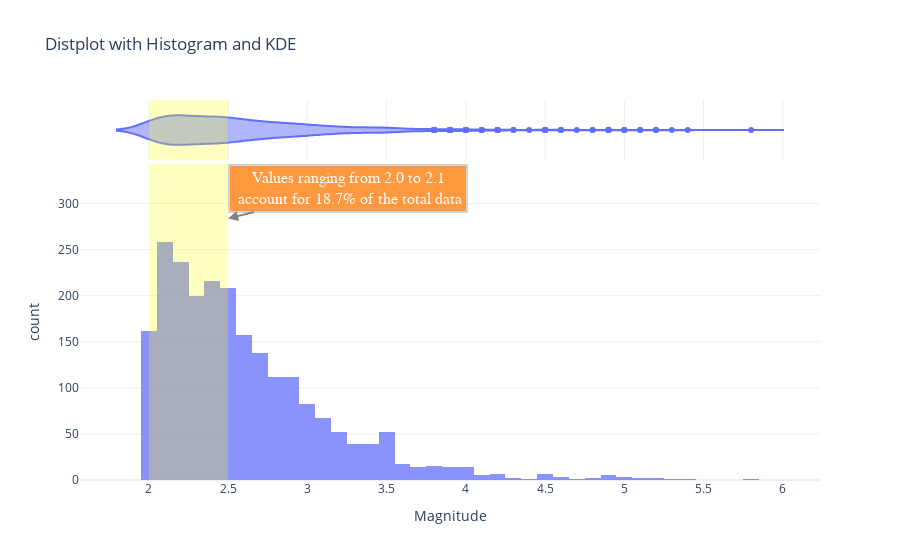

Notebook code cell kept with this figure:
### Code cell
count_max = df_korea.groupby('Magnitude')['Time'].count().max()*1.1
mag_min = df_korea['Magnitude'].min()
mag_max = mag_min+0.1

lower_bound = mag_min
upper_bound = mag_max

# 구간 내 값들의 비율 계산
within_range = df_korea[(df_korea['Magnitude'] >= lower_bound) & (df_korea['Magnitude'] <= upper_bound)]
percentage = round((within_range.shape[0] / df_korea.shape[0]) * 100,1)


anno_text = f'Values ranging from {lower_bound} to {upper_bound}<br> account for {percentage}% of the total data'

fig = px.histogram(df_korea, x='Magnitude',  marginal='violin',
                   opacity=0.75, title='Distplot with Histogram and KDE',
                  )

fig.add_vrect(x0=mag_min, x1=mag_min+0.5,
            
              fillcolor="yellow", opacity=0.25, line_width=0)


fig.add_annotation(
        x=mag_min+0.5,
        y=count_max,
        xref="x",
        yref="y",
        text=anno_text,
        showarrow=True,
        font=dict(
            family="Courier New, monospace",
            size=16,
            color="#ffffff"
            ),
        align="center",
        arrowhead=2,
        arrowsize=1,
        arrowwidth=2,
        arrowcolor="#636363",
        ax=120,
        ay=-30,
        bordercolor="#c7c7c7",
        borderwidth=2,
        borderpad=4,
        bgcolor="#ff7f0e",
        opacity=0.8
        )
fig.update_xaxes(showspikes=True, spikecolor="green", spikesnap="cursor", spikemode="across")
fig.update_yaxes(showspikes=True, spikecolor="orange", spikethickness=2)
fig.update_layout(spikedistance=1000, hoverdistance=100)

fig.show()

### Figure 1 — Plotly figure (JSON) as saved in the notebook; plotly's stock layout.template omitted (floating-point values rounded to 4 significant figures; data arrays with more than 128 entries replaced by an {"elided": "..."} marker saying what was removed)
{"data": [{"alignmentgroup": "True", "bingroup": "x", "hovertemplate": "Magnitude=%{x}<br>count=%{y}<extra></extra>", "legendgroup": "", "marker": {"color": "#636efa", "opacity": 0.75, "pattern": {"shape": ""}}, "name": "", "offsetgroup": "", "orientation": "v", "showlegend": false, "type": "histogram", "x": {"elided": "2248 float values"}, "xaxis": "x", "yaxis": "y"}, {"alignmentgroup": "True", "hovertemplate": "Magnitude=%{x}<extra></extra>", "legendgroup": "", "marker": {"color": "#636efa"}, "name": "", "offsetgroup": "", "scalegroup": "x", "showlegend": false, "type": "violin", "x": {"elided": "2248 float values"}, "xaxis": "x2", "yaxis": "y2"}], "layout": {"annotations": [{"align": "center", "arrowcolor": "#636363", "arrowhead": 2, "arrowsize": 1, "arrowwidth": 2, "ax": 120, "ay": -30, "bgcolor": "#ff7f0e", "bordercolor": "#c7c7c7", "borderpad": 4, "borderwidth": 2, "font": {"color": "#ffffff", "family": "Courier New, monospace", "size": 16}, "opacity": 0.8, "showarrow": true, "text": "Values ranging from 2.0 to 2.1<br> account for 18.7% of the total data", "x": 2.5, "xref": "x", "y": 283.8, "yref": "y"}], "barmode": "relative", "hoverdistance": 100, "legend": {"tracegroupgap": 0}, "shapes": [{"fillcolor": "yellow", "line": {"width": 0}, "opacity": 0.25, "type": "rect", "x0": 2, "x1": 2.5, "xref": "x", "y0": 0, "y1": 1, "yref": "y domain"}, {"fillcolor": "yellow", "line": {"width": 0}, "opacity": 0.25, "type": "rect", "x0": 2, "x1": 2.5, "xref": "x2", "y0": 0, "y1": 1, "yref": "y2 domain"}], "spikedistance": 1000, "title": {"text": "Distplot with Histogram and KDE"}, "xaxis": {"anchor": "y", "domain": [0, 1], "showspikes": true, "spikecolor": "green", "spikemode": "across", "spikesnap": "cursor", "title": {"text": "Magnitude"}}, "xaxis2": {"anchor": "y2", "domain": [0, 1], "matches": "x", "showgrid": true, "showspikes": true, "showticklabels": false, "spikecolor": "green", "spikemode": "across", "spikesnap": "cursor"}, "yaxis": {"anchor": "x", "domain": [0, 0.8316], "showspikes": true, "spikecolor": "orange", "spikethickness": 2, "title": {"text": "count"}}, "yaxis2": {"anchor": "x2", "domain": [0.8416, 1], "matches": "y2", "showgrid": false, "showline": false, "showspikes": true, "showticklabels": false, "spikecolor": "orange", "spikethickness": 2, "ticks": ""}}}
